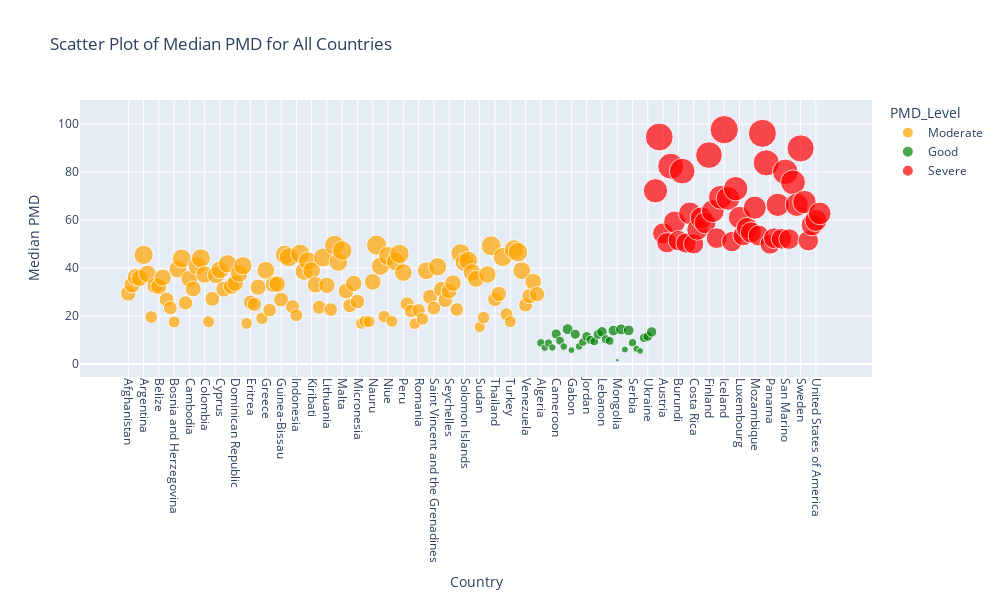

Source (notebook cell):
### Markdown cell above
# Plot Environmental Data by Country
### You can now analyze any of the environmental symbols listed below by country. The thresholds used for categorization (e.g., Good, Moderate, Severe) are the same as those defined for PMD above, as they generally apply to most of these indices.

### However, some symbols, like REC (Recycling Rate), have different interpretations. For example:

### A higher REC index indicates better recycling performance by a country.
#### Note: To fully understand the results of the plots, please refer to the PDF provided by Earth-data for detailed explanations of each symbol.

### Symbols:    
GHN: Greenhouse Gas Emissions (% contribution).
CDA: Carbon Dioxide (CO2) Growth Rate.
CHA: Methane (CH4) Growth Rate.
LCB: CO2 from Land Cover (Land Use and Land-Use Change).
GIB: GHG Intensity Trend (Greenhouse Gas per economic output).
FGA: F-Gas Growth Rate (Fluorinated gases).
BCA: Black Carbon Growth Rate.
GHP: GHG Emissions per Capita.
NDA: Nitrous Oxide (N2O) Growth Rate.
Environmental Health
HLT: Overall Health Impact (% contribution).
AIR: Air Quality.
H2O: Sanitation & Drinking Water.
HMT: Heavy Metals (e.g., lead exposure).
UWD: Unsafe Drinking Water.
USD: Unsafe Sanitation.
PBD: Lead Exposure.
MSW: Controlled Solid Waste.
REC: Recycling Rates.
OCP: Ocean Plastic Pollution.
TCL: Tree Cover Loss.
GRL: Grassland Loss.
WTL: Wetland Loss.
SDA: SO2 (Sulfur Dioxide) Growth Rate.
NXA: NOX (Nitrogen Oxides) Growth Rate.
WWT: Wastewater Treatment.
Air Pollution
PMD: PM2.5 Exposure (fine particulate matter pollution).
HAD: Household Solid Fuels.
OZD: Ozone Exposure.
NOE: Nitrogen Oxide (NOx) Exposure.
SOE: Sulfur Dioxide (SO2) Exposure.
COE: Carbon Monoxide (CO) Exposure.
VOE: Volatile Organic Compounds (VOC) Exposure.
Waste Management
WMG: Waste Management in General (% contribution).
Biodiversity & Habitat
BDH: Biodiversity & Habitat.
TBN: Terrestrial Biome Protection (National Level).
TBG: Terrestrial Biome Protection (Global Level).
MPA: Marine Protected Areas.
PAR: Protected Areas Representation Index.
SHI: Species Habitat Index.
SPI: Species Protection Index.
BHV: Biodiversity Habitat Index.
Ecosystem Vitality
ECO: Ecosystem Vitality.
ECS: Ecosystem Services.
ACD: Acid Rain.
WRS: Water Resources.
Fisheries
FSH: Fisheries.
FSS: Fish Stock Status.
RMS: Marine Trophic Index.
FTD: Fish Caught by Trawling.
Agriculture
AGR: Agriculture.
SNM: Sustainable Nitrogen Management Index.
SPU: Sustainable Pesticide Use."""

### Code cell
import pandas as pd
import numpy as np
import plotly.express as px

class SymbolDataProcessor:
    def __init__(self, symbol):
        """
        Initialize the class with a symbol and load the corresponding file.
        """
        self.symbol = symbol
        self.file_name = f"{symbol}_ind.csv"
        self.data = None
        self.years = []

    def load_data(self):
        """
        Load the CSV file, process the data, and remove invalid or NaN values.
        """
        # Read the CSV file
        self.data = pd.read_csv(self.file_name)

        # Extract years from column names
        for col in self.data.columns:
            if col.startswith(self.symbol + '.ind'):
                year = col.split('.')[-1]
                self.years.append(year)

        # Replace invalid values with NaN
        self.data.replace({0: np.nan, -8888: np.nan, -7777: np.nan, -9999: np.nan}, inplace=True)

        # Drop rows with NaN values
        self.data.dropna(inplace=True)

        # Extract PMD-related columns and compute the median PMD
        columns = [col for col in self.data.columns if col.startswith(self.symbol + '.ind')]
        self.data[self.symbol+'_median'] = self.data[columns].median(axis=1)

        # Drop rows with NaN values in the PMD_mean column
        self.data = self.data.dropna(subset=[self.symbol+'_median'])

        # Categorize PMD levels
        self.data[self.symbol+'_Level'] = self.data[self.symbol+'_median'].apply(self.categorize)

        # Set PMD_Level as a categorical variable with a specific order
        self.data[self.symbol+'_Level'] = pd.Categorical(
            self.data[self.symbol+'_Level'], 
            categories=['Good', 'Moderate', 'Severe'], 
            ordered=True
        )

    @staticmethod
    def categorize(value):
        """
        Categorize PMD into Good, Moderate, and Severe levels.
        """
        if value < 15:
            return 'Good'
        elif 15 <= value <= 50:
            return 'Moderate'
        else:
            return 'Severe'

    def plot(self):
        """
        Plot a scatter plot of the mean PMD for all countries using Plotly.
        """
        if self.data is None:
            raise ValueError("Data not loaded. Call `load_data()` first.")

        # Define a color map
        color_map = {
            'Good': 'green',
            'Moderate': 'orange',
            'Severe': 'red'
        }

        # Plot the data
        fig = px.scatter(
            self.data,
            x='country',
            y=self.symbol+'_median',
            size=self.symbol+'_median',
            color=self.symbol+'_Level',
            color_discrete_map=color_map,
            title=f'Scatter Plot of Median {self.symbol} for All Countries',
            labels={'median': f'Median {self.symbol}', 'country': 'Country'},
            template='plotly'
        )

        fig.update_layout(
            xaxis_title='Country',
            yaxis_title=f'Median {self.symbol}',
            xaxis=dict(tickangle=90),  # Rotate x-axis labels
            height=600,
            width=1000
        )

        fig.show()

#  Usage
if __name__ == "__main__":
    symbol = 'PMD'
    processor = SymbolDataProcessor(symbol)

    # Load data
    processor.load_data()

    # Plot the PMD scatter plot
    processor.plot()

### Figure 1 — Plotly figure (JSON) as saved in the notebook; plotly's stock layout.template omitted (floating-point values rounded to 4 significant figures)
{"data": [{"hovertemplate": "PMD_Level=Moderate<br>Country=%{x}<br>PMD_median=%{marker.size}<extra></extra>", "legendgroup": "Moderate", "marker": {"color": "orange", "size": [29.47, 33.11, 36.35, 35.88, 45.54, 37.6, 19.64, 32.78, 32.38, 36.04, 26.94, 23.42, 17.59, 39.63, 44.04, 25.48, 35.53, 31.33, 41.03, 44.09, 37.35, 17.68, 27.21, 37.15, 39.36, 31.25, 41.8, 32.45, 33.72, 37.76, 41.01, 16.98, 25.78, 24.89, 32.08, 19.12, 39.11, 22.51, 33.17, 33.36, 26.89, 45.59, 44.54, 23.94, 20.37, 45.97, 38.62, 42.91, 38.99, 33.04, 23.7, 44.4, 32.84, 22.74, 49.54, 42.55, 47.36, 30.42, 24.41, 33.57, 26.11, 16.98, 17.81, 17.69, 34.26, 49.55, 40.8, 19.79, 45.06, 17.8, 42.73, 45.96, 38.14, 25.07, 22.15, 16.83, 22.41, 18.8, 38.9, 28.06, 23.38, 40.57, 31.15, 26.63, 30.45, 33.73, 22.75, 46.16, 42.48, 43.15, 38.15, 35.5, 15.48, 19.36, 37.38, 49.29, 27.04, 29.27, 44.66, 20.77, 17.68, 47.76, 46.66, 38.96, 24.64, 28.35, 34.38, 29.15], "sizemode": "area", "sizeref": 0.2443, "symbol": "circle"}, "mode": "markers", "name": "Moderate", "orientation": "v", "showlegend": true, "type": "scatter", "x": ["Afghanistan", "Albania", "Angola", "Antigua and Barbuda", "Argentina", "Bahamas", "Bangladesh", "Barbados", "Belize", "Benin", "Bhutan", "Bolivia", "Bosnia and Herzegovina", "Brazil", "Burkina Faso", "Cabo Verde", "Cambodia", "Central African Republic", "Chad", "Chile", "Colombia", "Cote d'Ivoire", "Croatia", "Cuba", "Cyprus", "Czech Republic", "Dem. Rep. Congo", "Dominica", "Dominican Republic", "Ecuador", "El Salvador", "Equatorial Guinea", "Eritrea", "Fiji", "Gambia", "Georgia", "Greece", "Grenada", "Guatemala", "Guinea", "Guinea-Bissau", "Haiti", "Honduras", "Hungary", "Indonesia", "Israel", "Jamaica", "Kenya", "Kiribati", "Laos", "Latvia", "Liberia", "Lithuania", "Malaysia", "Maldives", "Mali", "Malta", "Marshall Islands", "Mauritius", "Mexico", "Micronesia", "Moldova", "Myanmar", "Namibia", "Nauru", "Nicaragua", "Niger", "Nigeria", "Niue", "North Korea", "Palau", "Papua New Guinea", "Peru", "Philippines", "Poland", "Republic of Congo", "Romania", "Russia", "Rwanda", "Saint Lucia", "Saint Vincent and the Grenadines", "Samoa", "Sao Tome and Principe", "Senegal", "Seychelles", "Sierra Leone", "Slovakia", "Slovenia", "Solomon Islands", "South Korea", "South Sudan", "Sri Lanka", "Sudan", "Suriname", "Taiwan", "Tanzania", "Thailand", "Togo", "Tonga", "Trinidad and Tobago", "Turkey", "Tuvalu", "Uganda", "Vanuatu", "Venezuela", "Viet Nam", "Zambia", "Zimbabwe"], "xaxis": "x", "y": [29.47, 33.11, 36.35, 35.88, 45.54, 37.6, 19.64, 32.78, 32.38, 36.04, 26.94, 23.42, 17.59, 39.63, 44.04, 25.48, 35.53, 31.33, 41.03, 44.09, 37.35, 17.68, 27.21, 37.15, 39.36, 31.25, 41.8, 32.45, 33.72, 37.76, 41.01, 16.98, 25.78, 24.89, 32.08, 19.12, 39.11, 22.51, 33.17, 33.36, 26.89, 45.59, 44.54, 23.94, 20.37, 45.97, 38.62, 42.91, 38.99, 33.04, 23.7, 44.4, 32.84, 22.74, 49.54, 42.55, 47.36, 30.42, 24.41, 33.57, 26.11, 16.98, 17.81, 17.69, 34.26, 49.55, 40.8, 19.79, 45.06, 17.8, 42.73, 45.96, 38.14, 25.07, 22.15, 16.83, 22.41, 18.8, 38.9, 28.06, 23.38, 40.57, 31.15, 26.63, 30.45, 33.73, 22.75, 46.16, 42.48, 43.15, 38.15, 35.5, 15.48, 19.36, 37.38, 49.29, 27.04, 29.27, 44.66, 20.77, 17.68, 47.76, 46.66, 38.96, 24.64, 28.35, 34.38, 29.15], "yaxis": "y"}, {"hovertemplate": "PMD_Level=Good<br>Country=%{x}<br>PMD_median=%{marker.size}<extra></extra>", "legendgroup": "Good", "marker": {"color": "green", "size": [8.861, 6.826, 8.759, 6.925, 12.56, 9.746, 7.317, 14.56, 5.822, 12.46, 7.372, 9.24, 11.54, 10.09, 9.493, 12.42, 13.48, 10.39, 9.68, 13.99, 1.655, 14.51, 6.092, 14.07, 8.926, 6.394, 5.497, 10.97, 11.53, 13.43], "sizemode": "area", "sizeref": 0.2443, "symbol": "circle"}, "mode": "markers", "name": "Good", "orientation": "v", "showlegend": true, "type": "scatter", "x": ["Algeria", "Armenia", "Belarus", "Botswana", "Cameroon", "China", "Djibouti", "Eswatini", "Gabon", "Ghana", "Guyana", "Iran", "Jordan", "Kazakhstan", "Kuwait", "Kyrgyzstan", "Lebanon", "Lesotho", "Libya", "Mauritania", "Mongolia", "Montenegro", "Morocco", "Nepal", "Serbia", "South Africa", "State of Palestine", "Tunisia", "Ukraine", "Yemen"], "xaxis": "x", "y": [8.861, 6.826, 8.759, 6.925, 12.56, 9.746, 7.317, 14.56, 5.822, 12.46, 7.372, 9.24, 11.54, 10.09, 9.493, 12.42, 13.48, 10.39, 9.68, 13.99, 1.655, 14.51, 6.092, 14.07, 8.926, 6.394, 5.497, 10.97, 11.53, 13.43], "yaxis": "y"}, {"hovertemplate": "PMD_Level=Severe<br>Country=%{x}<br>PMD_median=%{marker.size}<extra></extra>", "legendgroup": "Severe", "marker": {"color": "red", "size": [72.23, 94.64, 54.5, 50.56, 82.49, 59.22, 51.46, 80.44, 50.46, 62.84, 50.08, 56.09, 60.87, 58.9, 87.1, 63.75, 52.5, 69.51, 97.71, 69.05, 51.05, 73.1, 61.09, 53.66, 56.7, 54.86, 65.21, 53.59, 96.17, 83.87, 50.01, 52.48, 66.38, 52.22, 80.1, 52.11, 75.76, 66.38, 89.9, 67.53, 51.43, 57.98, 59.92, 62.79], "sizemode": "area", "sizeref": 0.2443, "symbol": "circle"}, "mode": "markers", "name": "Severe", "orientation": "v", "showlegend": true, "type": "scatter", "x": ["Andorra", "Australia", "Austria", "Belgium", "Bermuda", "Brunei Darussalam", "Burundi", "Canada", "Comoros", "Cook Islands", "Costa Rica", "Denmark", "Estonia", "Ethiopia", "Finland", "France", "Germany", "Greenland", "Iceland", "Ireland", "Italy", "Japan", "Luxembourg", "Madagascar", "Malawi", "Monaco", "Mozambique", "Netherlands", "New Zealand", "Norway", "Panama", "Paraguay", "Portugal", "Saint Kitts and Nevis", "San Marino", "Singapore", "Somalia", "Spain", "Sweden", "Switzerland", "Timor-Leste", "United Kingdom", "United States of America", "Uruguay"], "xaxis": "x", "y": [72.23, 94.64, 54.5, 50.56, 82.49, 59.22, 51.46, 80.44, 50.46, 62.84, 50.08, 56.09, 60.87, 58.9, 87.1, 63.75, 52.5, 69.51, 97.71, 69.05, 51.05, 73.1, 61.09, 53.66, 56.7, 54.86, 65.21, 53.59, 96.17, 83.87, 50.01, 52.48, 66.38, 52.22, 80.1, 52.11, 75.76, 66.38, 89.9, 67.53, 51.43, 57.98, 59.92, 62.79], "yaxis": "y"}], "layout": {"height": 600, "legend": {"itemsizing": "constant", "title": {"text": "PMD_Level"}, "tracegroupgap": 0}, "title": {"text": "Scatter Plot of Median PMD for All Countries"}, "width": 1000, "xaxis": {"anchor": "y", "domain": [0, 1], "tickangle": 90, "title": {"text": "Country"}}, "yaxis": {"anchor": "x", "domain": [0, 1], "title": {"text": "Median PMD"}}}}
